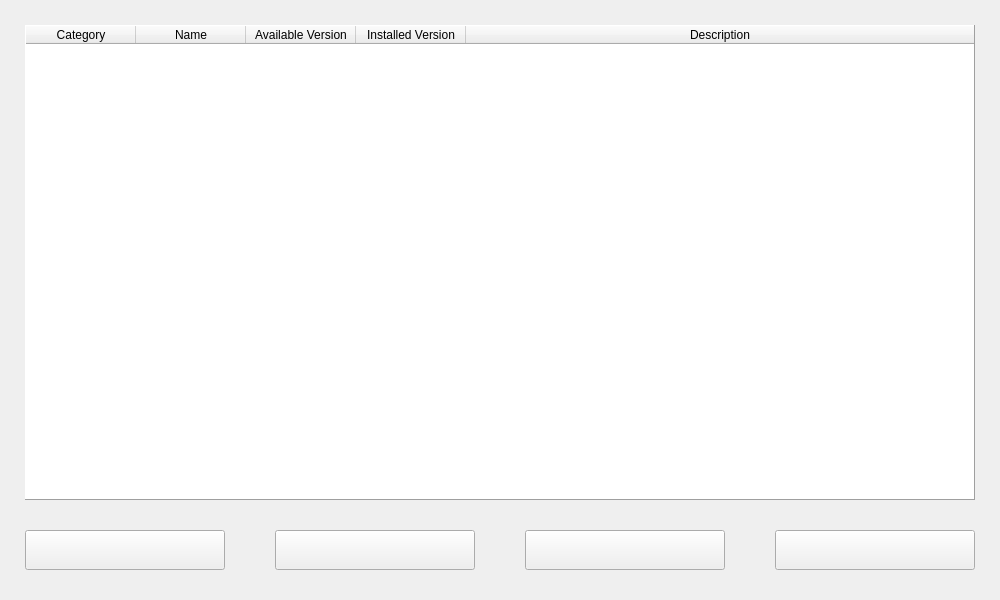
<?xml version="1.0" encoding="UTF-8"?>
<ui version="4.0">
 <class>Development</class>
 <widget class="QWidget" name="Development">
  <property name="windowModality">
   <enum>Qt::ApplicationModal</enum>
  </property>
  <property name="geometry">
   <rect>
    <x>0</x>
    <y>0</y>
    <width>1000</width>
    <height>600</height>
   </rect>
  </property>
  <property name="sizePolicy">
   <sizepolicy hsizetype="Fixed" vsizetype="Fixed">
    <horstretch>0</horstretch>
    <verstretch>0</verstretch>
   </sizepolicy>
  </property>
  <property name="maximumSize">
   <size>
    <width>1000</width>
    <height>600</height>
   </size>
  </property>
  <property name="windowTitle">
   <string>Sisyphus : Category Development</string>
  </property>
  <property name="windowIcon">
   <iconset>
    <normaloff>../icon/category_development.png</normaloff>../icon/category_development.png</iconset>
  </property>
  <widget class="QTableWidget" name="table_development">
   <property name="geometry">
    <rect>
     <x>25</x>
     <y>25</y>
     <width>950</width>
     <height>475</height>
    </rect>
   </property>
   <property name="maximumSize">
    <size>
     <width>950</width>
     <height>500</height>
    </size>
   </property>
   <property name="frameShape">
    <enum>QFrame::Panel</enum>
   </property>
   <property name="frameShadow">
    <enum>QFrame::Raised</enum>
   </property>
   <property name="sizeAdjustPolicy">
    <enum>QAbstractScrollArea::AdjustToContents</enum>
   </property>
   <property name="editTriggers">
    <set>QAbstractItemView::NoEditTriggers</set>
   </property>
   <property name="dragDropOverwriteMode">
    <bool>false</bool>
   </property>
   <property name="selectionMode">
    <enum>QAbstractItemView::SingleSelection</enum>
   </property>
   <property name="selectionBehavior">
    <enum>QAbstractItemView::SelectRows</enum>
   </property>
   <attribute name="horizontalHeaderCascadingSectionResizes">
    <bool>true</bool>
   </attribute>
   <attribute name="horizontalHeaderDefaultSectionSize">
    <number>110</number>
   </attribute>
   <attribute name="horizontalHeaderStretchLastSection">
    <bool>true</bool>
   </attribute>
   <attribute name="verticalHeaderVisible">
    <bool>false</bool>
   </attribute>
   <column>
    <property name="text">
     <string>Category</string>
    </property>
   </column>
   <column>
    <property name="text">
     <string>Name</string>
    </property>
   </column>
   <column>
    <property name="text">
     <string>Available Version</string>
    </property>
   </column>
   <column>
    <property name="text">
     <string>Installed Version</string>
    </property>
   </column>
   <column>
    <property name="text">
     <string>Description</string>
    </property>
   </column>
  </widget>
  <widget class="QPushButton" name="package_uninstall">
   <property name="geometry">
    <rect>
     <x>275</x>
     <y>530</y>
     <width>200</width>
     <height>40</height>
    </rect>
   </property>
   <property name="toolTip">
    <string>&lt;html&gt;&lt;head/&gt;&lt;body&gt;&lt;p align=&quot;center&quot;&gt;Uninstall package&lt;/p&gt;&lt;/body&gt;&lt;/html&gt;</string>
   </property>
   <property name="text">
    <string/>
   </property>
   <property name="icon">
    <iconset>
     <normaloff>../icon/package_uninstall.png</normaloff>../icon/package_uninstall.png</iconset>
   </property>
   <property name="iconSize">
    <size>
     <width>32</width>
     <height>32</height>
    </size>
   </property>
  </widget>
  <widget class="QPushButton" name="orphans_remove">
   <property name="geometry">
    <rect>
     <x>525</x>
     <y>530</y>
     <width>200</width>
     <height>40</height>
    </rect>
   </property>
   <property name="toolTip">
    <string>&lt;html&gt;&lt;head/&gt;&lt;body&gt;&lt;p align=&quot;center&quot;&gt;Remove orphan packages&lt;/p&gt;&lt;/body&gt;&lt;/html&gt;</string>
   </property>
   <property name="text">
    <string/>
   </property>
   <property name="icon">
    <iconset>
     <normaloff>../icon/remove_orphans.png</normaloff>../icon/remove_orphans.png</iconset>
   </property>
   <property name="iconSize">
    <size>
     <width>32</width>
     <height>32</height>
    </size>
   </property>
  </widget>
  <widget class="QPushButton" name="category_exit">
   <property name="geometry">
    <rect>
     <x>775</x>
     <y>530</y>
     <width>200</width>
     <height>40</height>
    </rect>
   </property>
   <property name="toolTip">
    <string>&lt;html&gt;&lt;head/&gt;&lt;body&gt;&lt;p align=&quot;center&quot;&gt;Close window&lt;/p&gt;&lt;/body&gt;&lt;/html&gt;</string>
   </property>
   <property name="icon">
    <iconset>
     <normaloff>../icon/window_close.png</normaloff>../icon/window_close.png</iconset>
   </property>
   <property name="iconSize">
    <size>
     <width>32</width>
     <height>32</height>
    </size>
   </property>
  </widget>
  <widget class="QPushButton" name="package_install">
   <property name="geometry">
    <rect>
     <x>25</x>
     <y>530</y>
     <width>200</width>
     <height>40</height>
    </rect>
   </property>
   <property name="toolTip">
    <string>&lt;html&gt;&lt;head/&gt;&lt;body&gt;&lt;p align=&quot;center&quot;&gt;Install package&lt;/p&gt;&lt;/body&gt;&lt;/html&gt;</string>
   </property>
   <property name="text">
    <string/>
   </property>
   <property name="icon">
    <iconset>
     <normaloff>../icon/package_install.png</normaloff>../icon/package_install.png</iconset>
   </property>
   <property name="iconSize">
    <size>
     <width>32</width>
     <height>32</height>
    </size>
   </property>
  </widget>
 </widget>
 <tabstops>
  <tabstop>table_development</tabstop>
  <tabstop>package_install</tabstop>
  <tabstop>package_uninstall</tabstop>
  <tabstop>orphans_remove</tabstop>
  <tabstop>category_exit</tabstop>
 </tabstops>
 <resources/>
 <connections/>
</ui>
